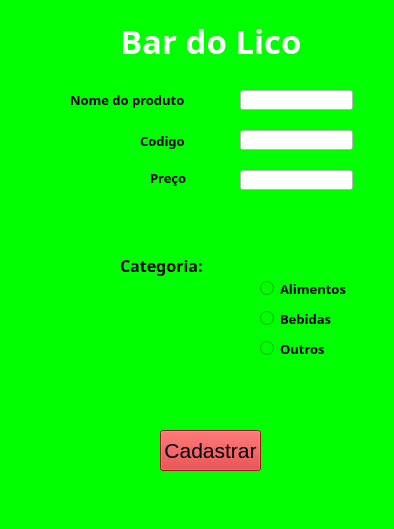
<?xml version="1.0" encoding="UTF-8"?>
<ui version="4.0">
 <class>Form</class>
 <widget class="QWidget" name="Form">
  <property name="geometry">
   <rect>
    <x>0</x>
    <y>0</y>
    <width>394</width>
    <height>529</height>
   </rect>
  </property>
  <property name="windowTitle">
   <string>Form</string>
  </property>
  <property name="styleSheet">
   <string notr="true">background-color: rgb(0, 255, 0);</string>
  </property>
  <widget class="QPushButton" name="pushButton">
   <property name="geometry">
    <rect>
     <x>160</x>
     <y>430</y>
     <width>101</width>
     <height>41</height>
    </rect>
   </property>
   <property name="font">
    <font>
     <pointsize>16</pointsize>
    </font>
   </property>
   <property name="styleSheet">
    <string notr="true">background-color: rgb(208, 35, 35);</string>
   </property>
   <property name="text">
    <string>Cadastrar</string>
   </property>
  </widget>
  <widget class="QRadioButton" name="radioButton1">
   <property name="geometry">
    <rect>
     <x>260</x>
     <y>340</y>
     <width>82</width>
     <height>17</height>
    </rect>
   </property>
   <property name="font">
    <font>
     <family>Arial Black</family>
     <pointsize>10</pointsize>
     <weight>75</weight>
     <bold>true</bold>
    </font>
   </property>
   <property name="text">
    <string>Outros</string>
   </property>
  </widget>
  <widget class="QRadioButton" name="radioButton_2">
   <property name="geometry">
    <rect>
     <x>260</x>
     <y>310</y>
     <width>82</width>
     <height>17</height>
    </rect>
   </property>
   <property name="font">
    <font>
     <family>Arial Black</family>
     <pointsize>10</pointsize>
     <weight>75</weight>
     <bold>true</bold>
    </font>
   </property>
   <property name="text">
    <string>Bebidas</string>
   </property>
  </widget>
  <widget class="QRadioButton" name="radioButton">
   <property name="geometry">
    <rect>
     <x>260</x>
     <y>280</y>
     <width>101</width>
     <height>17</height>
    </rect>
   </property>
   <property name="font">
    <font>
     <family>Arial Black</family>
     <pointsize>10</pointsize>
     <weight>75</weight>
     <bold>true</bold>
    </font>
   </property>
   <property name="text">
    <string>Alimentos</string>
   </property>
  </widget>
  <widget class="QLabel" name="label">
   <property name="geometry">
    <rect>
     <x>120</x>
     <y>250</y>
     <width>101</width>
     <height>31</height>
    </rect>
   </property>
   <property name="font">
    <font>
     <family>Arial Black</family>
     <pointsize>12</pointsize>
     <weight>75</weight>
     <bold>true</bold>
    </font>
   </property>
   <property name="text">
    <string>Categoria:</string>
   </property>
  </widget>
  <widget class="QLabel" name="label_2">
   <property name="geometry">
    <rect>
     <x>140</x>
     <y>125</y>
     <width>61</width>
     <height>31</height>
    </rect>
   </property>
   <property name="font">
    <font>
     <family>Arial Black</family>
     <pointsize>10</pointsize>
     <weight>75</weight>
     <bold>true</bold>
    </font>
   </property>
   <property name="text">
    <string>Codigo</string>
   </property>
  </widget>
  <widget class="QLineEdit" name="lineEdit">
   <property name="geometry">
    <rect>
     <x>240</x>
     <y>130</y>
     <width>113</width>
     <height>20</height>
    </rect>
   </property>
   <property name="styleSheet">
    <string notr="true">background-color: rgb(255, 255, 255);</string>
   </property>
  </widget>
  <widget class="QLineEdit" name="lineEdit_2">
   <property name="geometry">
    <rect>
     <x>240</x>
     <y>170</y>
     <width>113</width>
     <height>20</height>
    </rect>
   </property>
   <property name="styleSheet">
    <string notr="true">background-color: rgb(255, 255, 255);</string>
   </property>
  </widget>
  <widget class="QLabel" name="label_3">
   <property name="geometry">
    <rect>
     <x>70</x>
     <y>90</y>
     <width>131</width>
     <height>20</height>
    </rect>
   </property>
   <property name="font">
    <font>
     <family>Arial Black</family>
     <pointsize>10</pointsize>
     <weight>75</weight>
     <bold>true</bold>
    </font>
   </property>
   <property name="text">
    <string>Nome do produto</string>
   </property>
  </widget>
  <widget class="QLabel" name="label_4">
   <property name="geometry">
    <rect>
     <x>150</x>
     <y>170</y>
     <width>51</width>
     <height>16</height>
    </rect>
   </property>
   <property name="font">
    <font>
     <family>Arial Black</family>
     <pointsize>10</pointsize>
     <weight>75</weight>
     <bold>true</bold>
    </font>
   </property>
   <property name="text">
    <string>Preço</string>
   </property>
  </widget>
  <widget class="QLineEdit" name="lineEdit_3">
   <property name="geometry">
    <rect>
     <x>240</x>
     <y>90</y>
     <width>113</width>
     <height>20</height>
    </rect>
   </property>
   <property name="styleSheet">
    <string notr="true">background-color: rgb(255, 255, 255);</string>
   </property>
  </widget>
  <widget class="QLabel" name="label_5">
   <property name="geometry">
    <rect>
     <x>120</x>
     <y>20</y>
     <width>301</width>
     <height>41</height>
    </rect>
   </property>
   <property name="font">
    <font>
     <family>Arial Black</family>
     <pointsize>25</pointsize>
     <weight>75</weight>
     <bold>true</bold>
    </font>
   </property>
   <property name="styleSheet">
    <string notr="true">color: rgb(255, 255, 255);</string>
   </property>
   <property name="text">
    <string>Bar do Lico</string>
   </property>
  </widget>
 </widget>
 <resources/>
 <connections/>
</ui>
